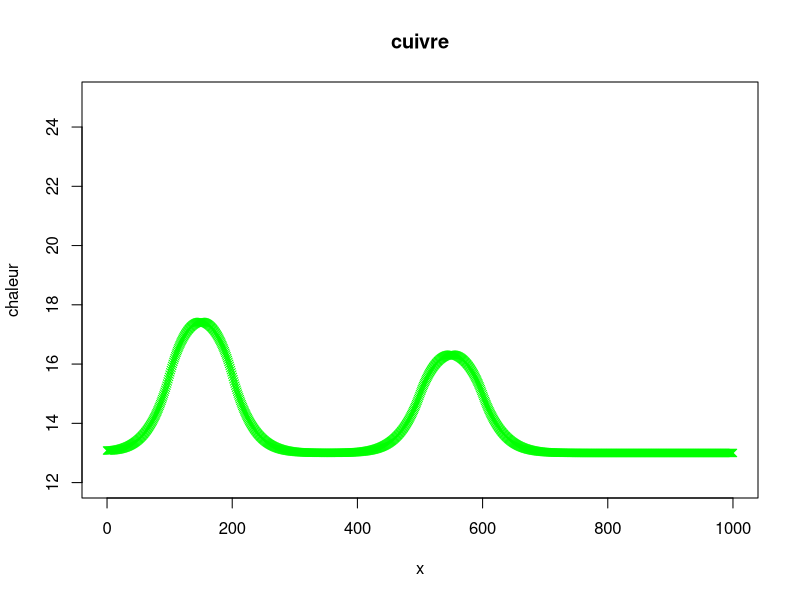
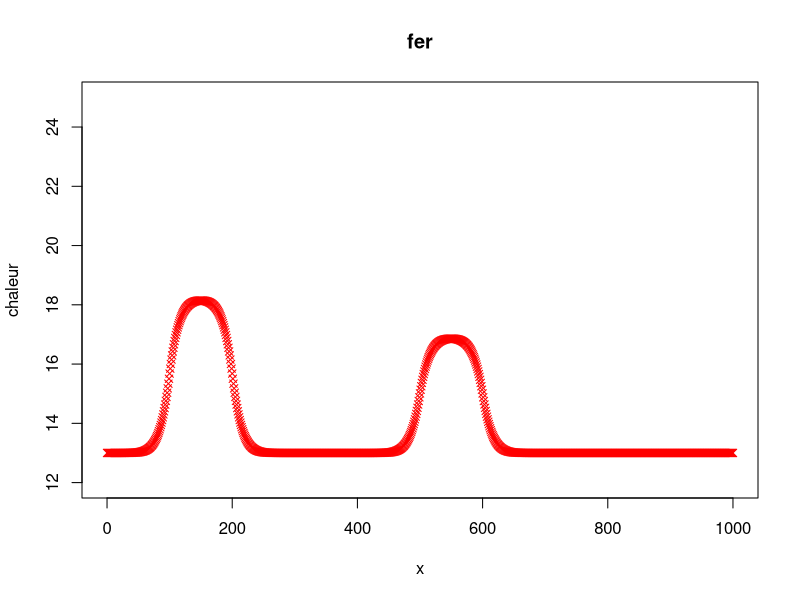
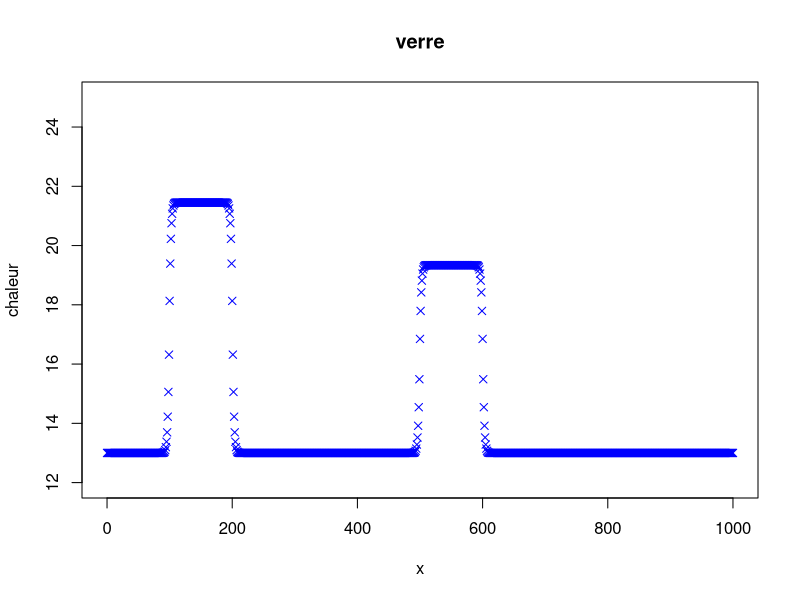
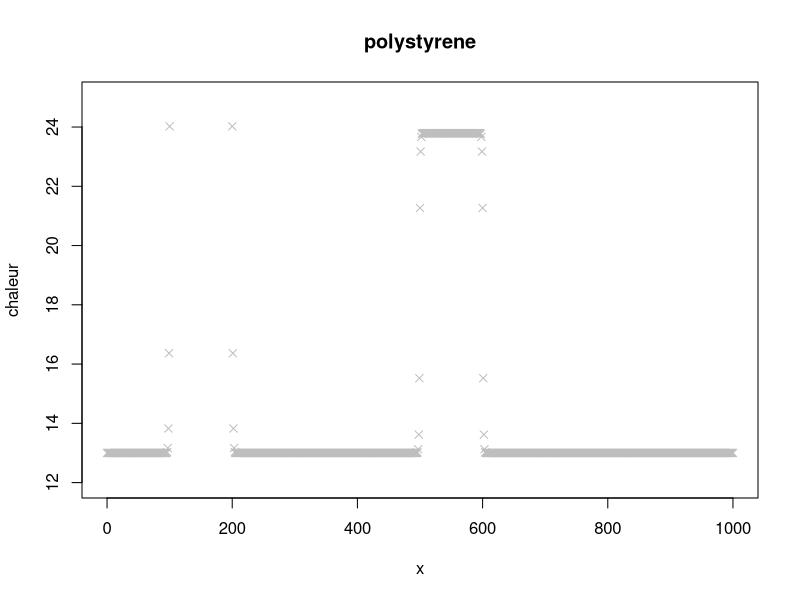

R code for these plots, in order:
cuivre<-read.table("cuivre.txt",sep=" ")
fer<-read.table("fer.txt",sep=" ")
verre<-read.table("verre.txt",sep=" ")
polystyrene<-read.table("polystyrene.txt",sep=" ")

plot(cuivre,xlab="x",ylab="chaleur",pch=4,col="green",main = "cuivre", ylim = c(12,25))+
plot(fer,xlab="x",ylab="chaleur",pch=4,col="red", main = "fer", ylim = c(12,25))+
plot(verre,xlab="x",ylab="chaleur",pch=4,col="blue", main = "verre", ylim = c(12,25))+
plot(polystyrene,xlab="x",ylab="chaleur",pch=4,col="gray", main = "polystyrene", ylim = c(12,25))

str("code R")